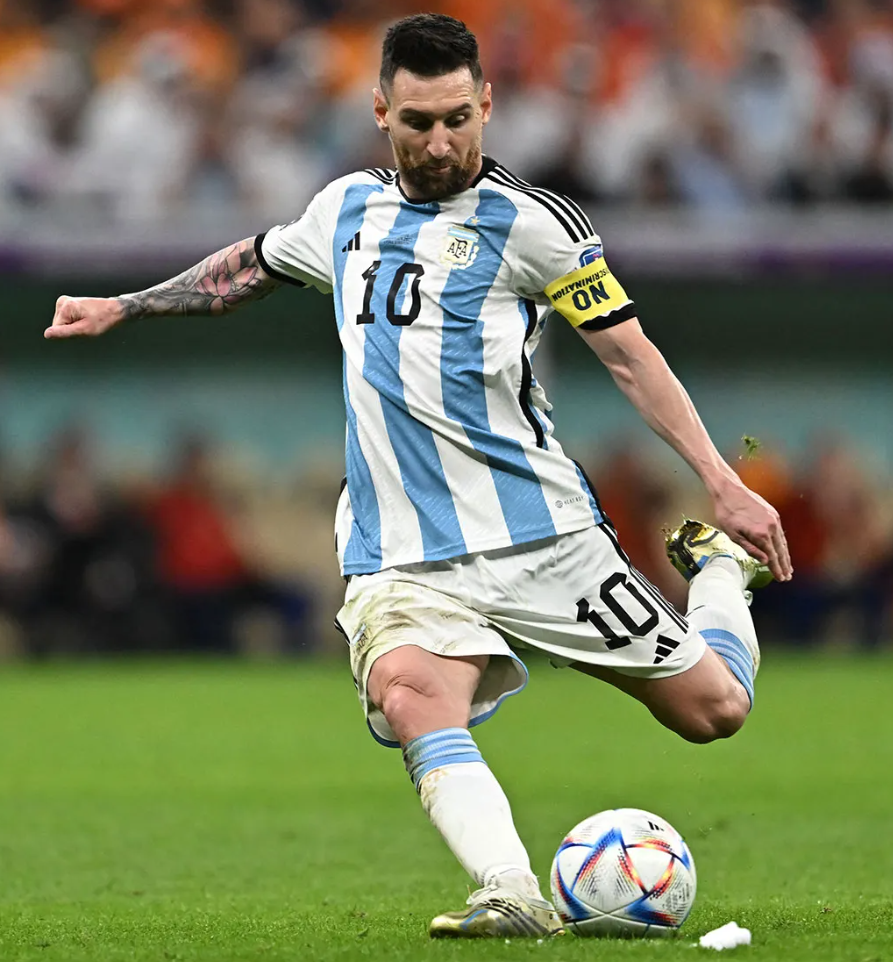
#> input picture images/messi.png, 893 x 962 px
$ jupyter execute --allow-errors texture_analysis.ipynb
#> lines starting #> are read from the running program, lines starting #| are printed output that depends on the picture
[cell 1]
from skimage import feature
import numpy as np
import cv2 as cv
import matplotlib.pyplot as plt
from imutils import paths
import os
from sklearn.svm import LinearSVC

[cell 2]
num_of_points = 24
radius = 8

[cell 3]
image = cv.imread('images/messi.png')
#> image is the input picture: shape (962, 893, 3); mean B, G, R 95.3, 124.2, 118
gray_im = cv.cvtColor(image, cv.COLOR_BGR2GRAY)
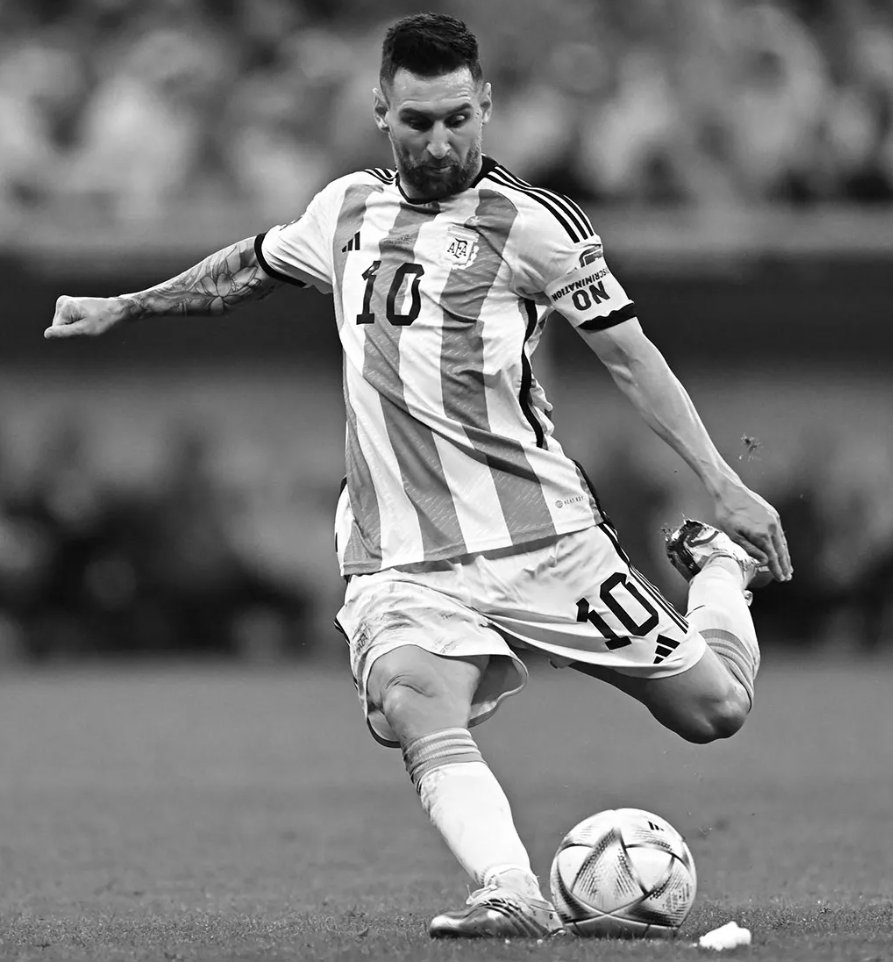
#> gray_im: shape (962, 893); min 0, max 255, mean 119

[cell 4]
plt.figure(figsize=(6,6))
plt.subplot(221), plt.imshow(image, cmap='gray')
plt.title('Original Image (BGR Format)'), plt.xticks([]), plt.yticks([])
plt.subplot(222), plt.imshow(gray_im, cmap='gray')
plt.title('Gray Image'), plt.xticks([]), plt.yticks([])
plt.show()
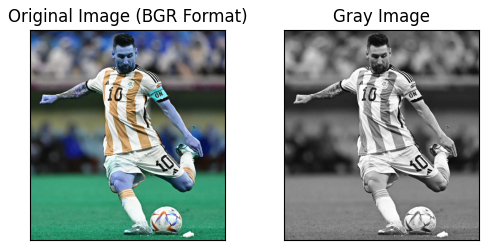
#> figure drawn by matplotlib, 2 panels; B, G, R data is drawn as R, G, B

[cell 5]
lbp = feature.local_binary_pattern(gray_im, num_of_points, radius, method="uniform")
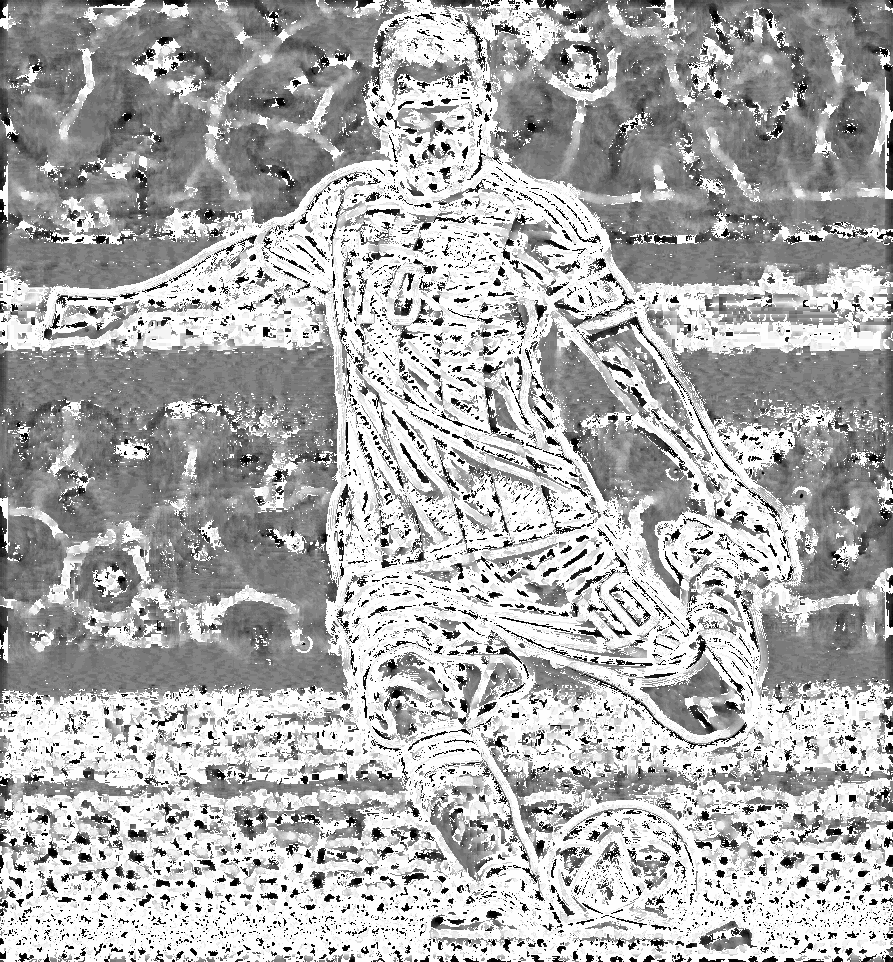
#> lbp: shape (962, 893) float64; min 0, max 25, mean 17; drawn with min black and max white

[cell 6]
hist, _ = np.histogram(lbp.ravel(), bins = np.arange(0, num_of_points + 3))
#> hist = 26 values, max 311417 at index 25, min 5685 at index 4, mean 33041

[cell 7]
# Normalise the pixel frequency in histogram
hist = hist.astype("float")
hist /= 1000
#> hist = 26 values, max 311.4 at index 25, min 5.68 at index 4, mean 33.04

[cell 8]
# Plot the LBP image
plt.figure(figsize=(8, 6))
plt.subplot(1, 2, 1)
plt.imshow(lbp, cmap='gray')
plt.title('LBP Image')
plt.axis('off')

# Plot the LBP histogram
plt.subplot(1, 2, 2)
plt.bar(np.arange(len(hist)), hist, width=0.5)
plt.title('LBP Histogram')
plt.xlabel('LBP value')
plt.ylabel('Frequency (x 1000)')

plt.tight_layout()
plt.show()
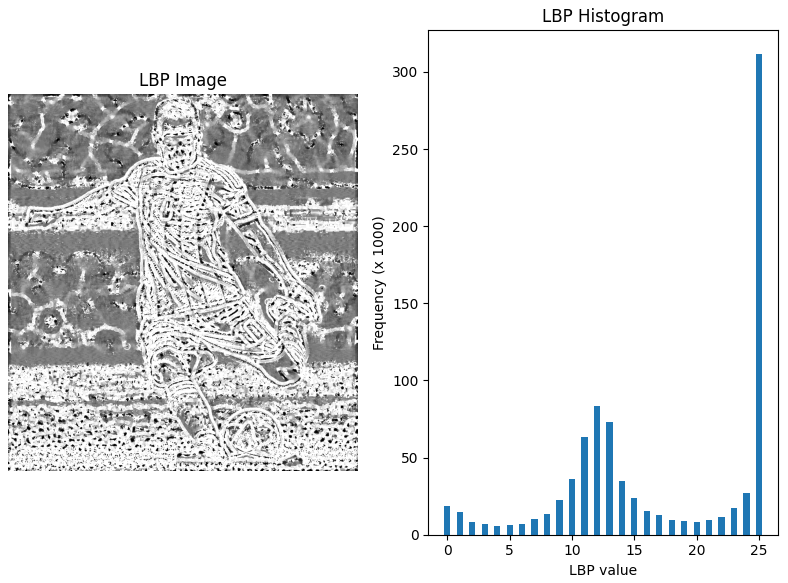
#> figure drawn by matplotlib, 2 panels; panel 2: tallest bar 311.4 high, from x = 24.75 to 25.25

[cell 9]
def compute_lbp_hist(image, eps=1e-7):
	# compute the Local Binary Pattern representation and histogram
	lbp = feature.local_binary_pattern(image, num_of_points, radius, method="uniform")
	hist, _ = np.histogram(lbp.ravel(), bins=np.arange(0, num_of_points + 3))

	# normalize the histogram
	hist = hist.astype("float")
	hist /= (hist.sum() + eps)

	# return the histogram of Local Binary Patterns
	return hist

[cell 10]
data = []
labels = []

[cell 11]
# loop over the training images
for img_path in paths.list_images(r"images\texture_analysis\training"):

	# load the image, convert it to grayscale, and compute the histogram
	img = cv.imread(img_path)
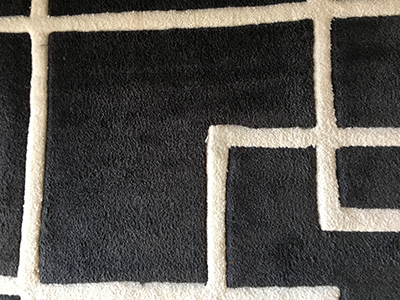
#> input picture images/texture_analysis/training/area_rug/area_rug_01.png, 400 x 300 px
#> img is the input picture: shape (300, 400, 3); mean B, G, R 78.6, 82.8, 85.4
	gray_img = cv.cvtColor(img, cv.COLOR_BGR2GRAY)
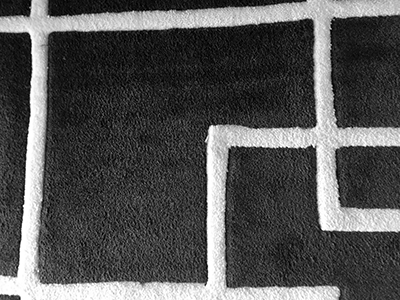
#> gray_img: shape (300, 400); min 0, max 255, mean 83.1
	hist = compute_lbp_hist(gray_img)
#> in compute_lbp_hist, `lbp = feature.local_binary_pattern(image, num_of_points, radius, metho..`:
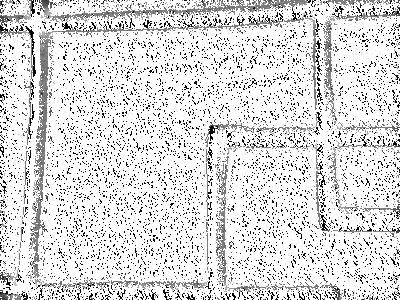
#> lbp: shape (300, 400) float64; min 0, max 25, mean 21.5; drawn with min black and max white
#> in compute_lbp_hist, `hist, _ = np.histogram(lbp.ravel(), bins=np.arange(0, num_of_points + ..`: hist = 26 values, max 87598 at index 25, min 60 at index 20, mean 4615.4
#> in compute_lbp_hist, `hist /= (hist.sum() + eps)`: hist = 26 values, max 0.73 at index 25, min 0.0005 at index 20, mean 0.0385

	# extract the label from the image path, then update the
	# label and data lists
	label = os.path.basename(os.path.dirname(img_path))
	labels.append(label)
	data.append(hist)
#> pass 2 of the loop `for img_path in paths.list_images(r"images\texture_analysis\training"):`:
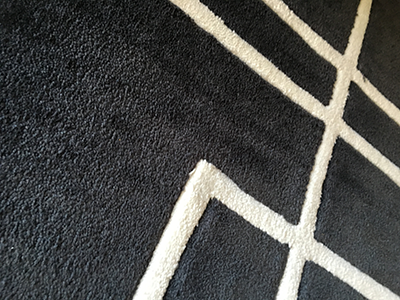
#> input picture images/texture_analysis/training/area_rug/area_rug_02.png, 400 x 300 px
#> img is the input picture: shape (300, 400, 3); mean B, G, R 74.3, 76.4, 76
#> `gray_img = cv.cvtColor(img, cv.COLOR_BGR2GRAY)`:
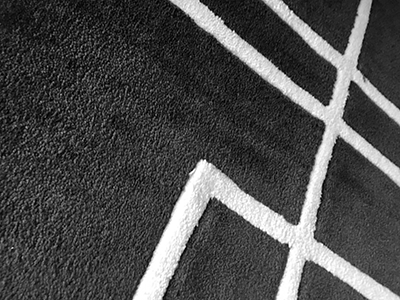
#> gray_img: shape (300, 400); min 0, max 255, mean 76.1
#> in compute_lbp_hist (call 2), `lbp = feature.local_binary_pattern(image, num_of_points, radius, metho..`:
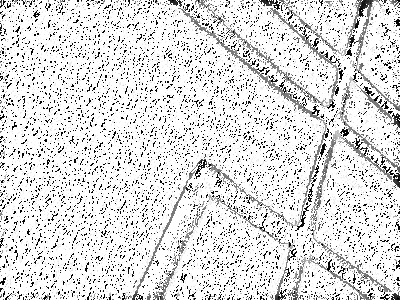
#> lbp: shape (300, 400) float64; min 0, max 25, mean 21.7; drawn with min black and max white
#> in compute_lbp_hist (call 2), `hist, _ = np.histogram(lbp.ravel(), bins=np.arange(0, num_of_points + ..`: hist = 26 values, max 89414 at index 25, min 66 at index 20, mean 4615.4
#> in compute_lbp_hist (call 2), `hist /= (hist.sum() + eps)`: hist = 26 values, max 0.745 at index 25, min 0.00055 at index 20, mean 0.0385
#> pass 3 of the loop `for img_path in paths.list_images(r"images\texture_analysis\training"):`:
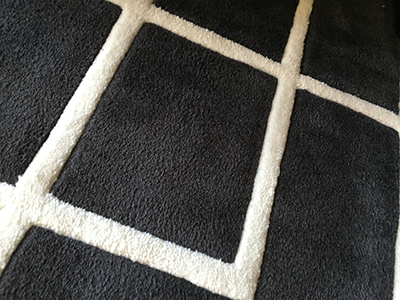
#> input picture images/texture_analysis/training/area_rug/area_rug_03.png, 400 x 300 px
#> img is the input picture: shape (300, 400, 3); mean B, G, R 74.7, 77.9, 78.7
#> `gray_img = cv.cvtColor(img, cv.COLOR_BGR2GRAY)`:
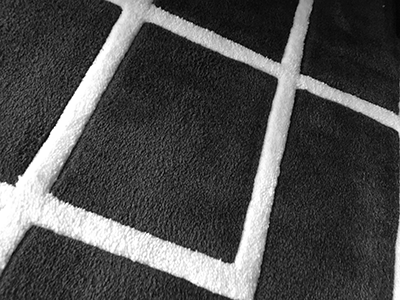
#> gray_img: shape (300, 400); min 0, max 255, mean 77.8
#> in compute_lbp_hist (call 3), `lbp = feature.local_binary_pattern(image, num_of_points, radius, metho..`:
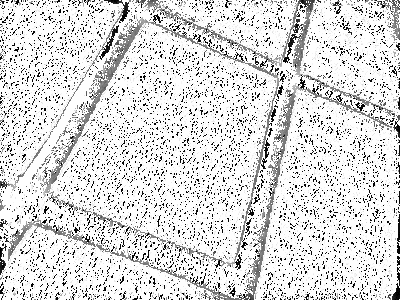
#> lbp: shape (300, 400) float64; min 0, max 25, mean 21.5; drawn with min black and max white
#> in compute_lbp_hist (call 3), `hist, _ = np.histogram(lbp.ravel(), bins=np.arange(0, num_of_points + ..`: hist = 26 values, max 88232 at index 25, min 73 at index 20, mean 4615.4
#> in compute_lbp_hist (call 3), `hist /= (hist.sum() + eps)`: hist = 26 values, max 0.735 at index 25, min 0.000608 at index 20, mean 0.0385
